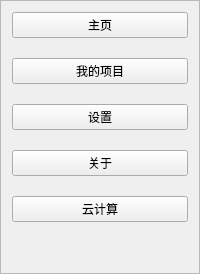
        <widget class="QFrame" name="frame">
         <property name="frameShape">
          <enum>QFrame::StyledPanel</enum>
         </property>
         <property name="frameShadow">
          <enum>QFrame::Raised</enum>
         </property>
         <layout class="QVBoxLayout" name="verticalLayout_2">
          <property name="spacing">
           <number>20</number>
          </property>
          <item>
           <widget class="QPushButton" name="pushButton_2">
            <property name="text">
             <string>主页</string>
            </property>
           </widget>
          </item>
          <item>
           <widget class="QPushButton" name="pushButton_4">
            <property name="text">
             <string>我的项目</string>
            </property>
           </widget>
          </item>
          <item>
           <widget class="QPushButton" name="pushButton_5">
            <property name="text">
             <string>设置</string>
            </property>
           </widget>
          </item>
          <item>
           <widget class="QPushButton" name="pushButton_6">
            <property name="text">
             <string>关于</string>
            </property>
           </widget>
          </item>
          <item>
           <widget class="QPushButton" name="pushButton_7">
            <property name="text">
             <string>云计算</string>
            </property>
           </widget>
          </item>
          <item>
           <spacer name="verticalSpacer">
            <property name="orientation">
             <enum>Qt::Vertical</enum>
            </property>
            <property name="sizeHint" stdset="0">
             <size>
              <width>20</width>
              <height>40</height>
             </size>
            </property>
           </spacer>
          </item>
         </layout>
        </widget>
